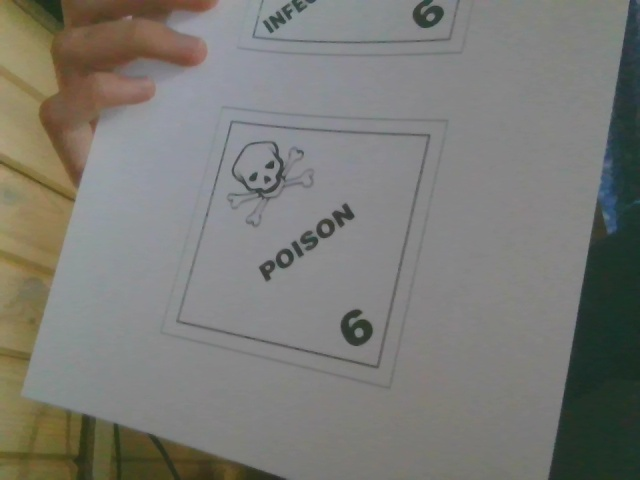
#> input picture sign_detector/photos/photo_35.jpg, 640 x 480 px, given as the content of the folder signs, which was not available
$ python sign_detector2_realtime.py
#> lines starting #> are read from the running program, lines starting #| are printed output that depends on the picture; after the words box and inside, x2 and y2 are one past the last pixel; in counts of white or black regions, pixels touching at a corner belong together; pictures that were not available may be replaced by others from this repository, and a replacement may not be noted
#!/usr/bin/env python
# coding: utf-8

import cv2
import cv2.xfeatures2d as cv # only for a new version
import numpy as np
from matplotlib import pyplot as plt
import glob
from math import sqrt
import json
import csv
import os
import time
import traceback
import sys


class SignDetector:

    def __init__(self, ref_folder):
#> called with ref_folder = 'signs/'
        self.ref_folder = ref_folder
        self.sift = cv.SIFT_create()
        self.min_match = 10 # min number of matches

        # load reference signs
        self.ref = {}
        self.kp2 = {}
        self.des2 = {}
        self.ref_names = glob.glob(self.ref_folder + '*.jpg')
        for ref_name in self.ref_names:
            self.ref[ref_name] = cv2.imread(ref_name, 0)
            self.kp2[ref_name], self.des2[ref_name] = self.sift.detectAndCompute(self.ref[ref_name], None)

        self.sign_h, self.sign_w = self.ref[self.ref_names[0]].shape
#> self.sign_h = 480; self.sign_w = 640

    def match_features(self, des1, des2, kp1, kp2):
        bf = cv2.BFMatcher()
        matches = bf.knnMatch(des1,des2, k=2)

        good1 = []
        try:
            for m,n in matches:
                if m.distance < 0.75*n.distance:
                    good1.append(m)
        except ValueError:
            #print("not enough matches")
            return None

        matches = bf.knnMatch(des2,des1, k=2)

        good2 = []
        try:
            for m,n in matches:
                if m.distance < 0.75*n.distance:
                    good2.append(m)
        except ValueError:
            #print("not enough matches")
            return None

        good=[]
        for i in good1:
            ref1_id1=i.queryIdx
            img2_id1=i.trainIdx
            (x1,y1)=kp1[ref1_id1].pt
            (x2,y2)=kp2[img2_id1].pt

            for j in good2:
                ref1_id2=j.queryIdx
                img2_id2=j.trainIdx

                (a1,b1)=kp2[ref1_id2].pt
                (a2,b2)=kp1[img2_id2].pt

                if (a1 == x2 and b1 == y2) and (a2 == x1 and b2 == y1):
                    good.append(i)
        return good

    def transform(self, img, src_pts, dst_pts):

        M, mask = cv2.findHomography(src_pts, dst_pts, cv2.RANSAC,5.0)
        matchesMask = mask.ravel().tolist()

        h,w,_ = img.shape
        pts = np.float32([ [0,0],[0,h-1],[w-1,h-1],[w-1,0] ]).reshape(-1,1,2)
        dst = cv2.perspectiveTransform(pts,M)

        cropped = cv2.warpPerspective(img, M, (w, h))
        corners = [np.int32(dst)]
        return cropped, corners

    def detect_sign(self, image):
        gray = cv2.cvtColor(image, cv2.COLOR_RGB2GRAY)
        #blur = cv2.GaussianBlur(gray, (3, 3), 0)
        edges = cv2.Canny(gray, 25, 100)
        #cv2.imshow('edges', edges)
        contours, h = cv2.findContours(edges, cv2.RETR_EXTERNAL, cv2.CHAIN_APPROX_SIMPLE)
        contours.sort(key=lambda x: cv2.arcLength(x, True), reverse=True)
        #cv2.drawContours(image, contours, -1, (255, 0, 0), 3, cv2.LINE_AA, h, 1)
        sign_found = False
        sign = None
        box = None
        for i, cnt in enumerate(contours):
            if cv2.arcLength(cnt, True) < 100:
                break
            #cv2.drawContours(image, [cnt], -1, (0, 0, 255), 3)
            rect = cv2.minAreaRect(cnt)
            box = cv2.boxPoints(rect)
            box = np.int0(box)
            a = sqrt((box[0][0] - box[1][0])**2 + (box[0][1] - box[1][1])**2)
            b = sqrt((box[2][0] - box[1][0])**2 + (box[2][1] - box[1][1])**2)
            if a != 0:
                aspect_ratio = float(b)/a
                if (0.8 < aspect_ratio < 1.2): # check if rect is a square
                    if abs(a*b - cv2.contourArea(cnt)) < 0.5*a*b:
                        #square = np.array([[0, self.sign_h], [0, 0], [self.sign_w, 0], [self.sign_w, self.sign_h]])
                        square = np.array([[0, 480], [0, 0], [480, 0], [480, 480]])
                        sign, corners = self.transform(image, box, square)
                        sign = sign[0:480, 0:480]
                        sign_found = True
                        break

        return sign_found, sign, box

    def classify_sign(self, sign):
        sign_type = "UNDEFINED"
        #sign = cv2.resize(sign, (self.sign_w, self.sign_h))
        kp1, des1 = self.sift.detectAndCompute(sign, None)
        if (kp1 is None) or (des1 is None):
            return sign_type

        match_count = 0
        matches_list = []
        i = -1
        for ref_name in self.ref_names:
            matches = self.match_features(des1, self.des2[ref_name], kp1, self.kp2[ref_name])
            if matches is None:
                continue
            if len(matches) > match_count:
                i += 1
                matches_list.append(matches)
                match_count = len(matches)
                ind = self.ref_names.index(ref_name)

        if len(matches_list) > 0:
            matches = matches_list[i]
            ref_name = self.ref_names[ind]
            if len(matches) > self.min_match:
                sign_type = ((ref_name.split("\\")[-1]).split("/")[-1]).split(".")[0]

        return sign_type


if __name__ == "__main__":
    ref_folder = 'signs/'
    detector = None

    try:
        os.chdir("../")
        detector = SignDetector(ref_folder)

        cap = cv2.VideoCapture(0)
        if not cap.isOpened():
            print("no video")
            exit()

        old = "UNDEFINED"
        while True:
            ret, img = cap.read()
#> img is the input picture: shape (480, 640, 3); mean B, G, R 117, 122.2, 122.5
            if img is None:
                break

            sign_found, sign, box = detector.detect_sign(img)
#> in detect_sign, `gray = cv2.cvtColor(image, cv2.COLOR_RGB2GRAY)`:
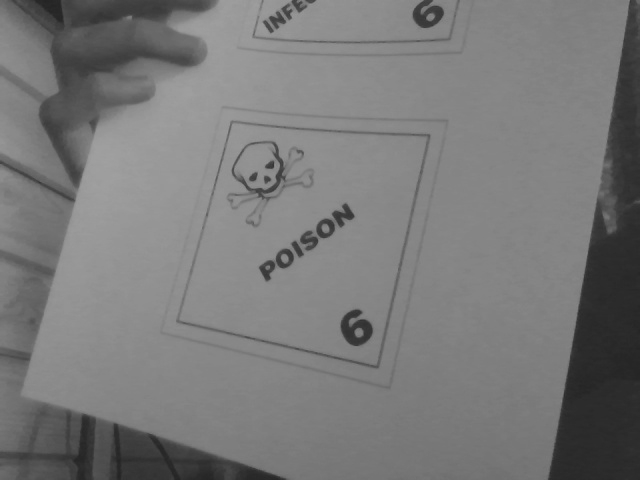
#> gray: shape (480, 640); min 35, max 161, mean 120.7
#> in detect_sign, `edges = cv2.Canny(gray, 25, 100)`:
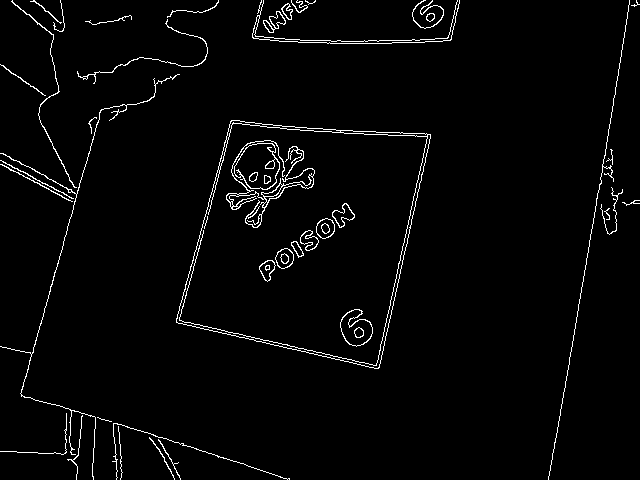
#> edges: shape (480, 640); 2.5% white in thin lines or dots
#> in detect_sign, `contours, h = cv2.findContours(edges, cv2.RETR_EXTERNAL, cv2.CHAIN_APP..`: contours = 32 contours, 19 with area under 20; largest, box (x1, y1, x2, y2) and area: (176, 120, 431, 369) 45300, (263, 11, 286, 33) 204, (0, 74, 180, 480) 96, (281, 3, 293, 20) 96, (11, 0, 77, 188) 74; h = 32 rows, first 6: [1, -1, -1, -1], [2, 0, -1, -1], [3, 1, -1, -1], [4, 2, -1, -1], [5, 3, -1, -1], [6, 4, -1, -1]
#> the loop in detect_sign, `for i, cnt in enumerate(contours):` made 4 passes
#> (rect, box, a, b, aspect_ratio, square, M in transform, matchesMask in transform) on pass 4: (((303.8, 228.4), (240.8, 209), -77.04), [[378, 369], [174, 322], [228, 87], [432, 134]], 209.3, 241.1, 1.15, [[0, 480], [0, 0], [480, 0], [480, 480]], [[0.447, -1.94, 546.9], [2.23, 0.513, -554.2], [0, 0, 1]], [1, 1, 1, 1])
#> (rect, box, a, b, aspect_ratio) on passes 1 to 3: (((58.39, 260), (414, 158.7), -78.01), [[93, 479], [-62, 446], [23, 41], [179, 74]], 158.5, 413.8, 2.61), (((355.5, 21.5), (43, 207), -90), [[459, 43], [252, 43], [252, 0], [459, 0]], 207, 43, 0.208), (((595.4, 240.7), (485.8, 14.68), -80.36), [[561, 481], [547, 478], [628, 0], [643, 2]], 14.32, 484.8, 33.86)
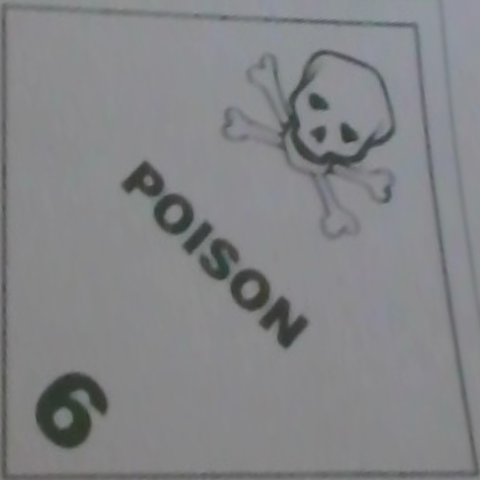
#> sign: shape (480, 480, 3); mean B, G, R 135.1, 132.6, 131.6
#> sign_found = True; box = [[378, 369], [174, 322], [228, 87], [432, 134]]
            if sign_found:
                sign_type = detector.classify_sign(sign)
#> in classify_sign, `kp1, des1 = self.sift.detectAndCompute(sign, None)`: kp1 = 123 keypoints; strongest (x, y, size): (348, 134, 10.5), (63, 418, 12), (317, 103, 10.7), (319, 134, 9.1)
#> the loop in classify_sign, `for ref_name in self.ref_names:` made 1 pass
#> (matches, match_count) on pass 1: (71 matches, 71)
#> after the loop in classify_sign, `for ref_name in self.ref_names:`: i = 0; match_count = 71; matches_list = 1 matches
#> in classify_sign, `sign_type = ((ref_name.split("\\")[-1]).split("/")[-1]).split(".")[0]`: sign_type = 'photo_35'
#> sign_type = 'photo_35'
                if sign_type != "UNDEFINED":
                    img = cv2.drawContours(img,[box],0,(0,255,0),2)
                    font = cv2.FONT_HERSHEY_SIMPLEX
                    cv2.putText(img,sign_type,(box[0][0],box[0][1]), font, 1,(255,255,255),2,cv2.LINE_AA)
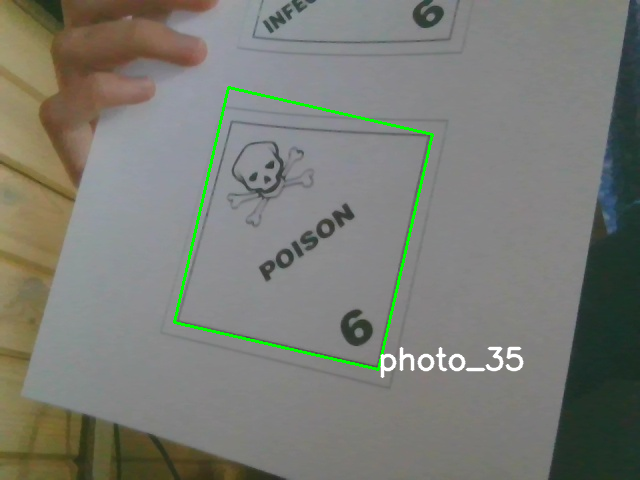
#> img: shape (480, 640, 3); mean B, G, R 116.4, 123.7, 121.9
                    if (sign_type != old) and (sign_type != "UNDEFINED"):
                        print(str(sign_type))
#| photo_35
                        old = sign_type
#> old = 'photo_35'

            cv2.imshow('image', img)
            k = cv2.waitKey(1) & 0xff
#> (key q is pressed here)
            if k == ord('q') or (k == 27):
                exit()
#> (the program exits here)
